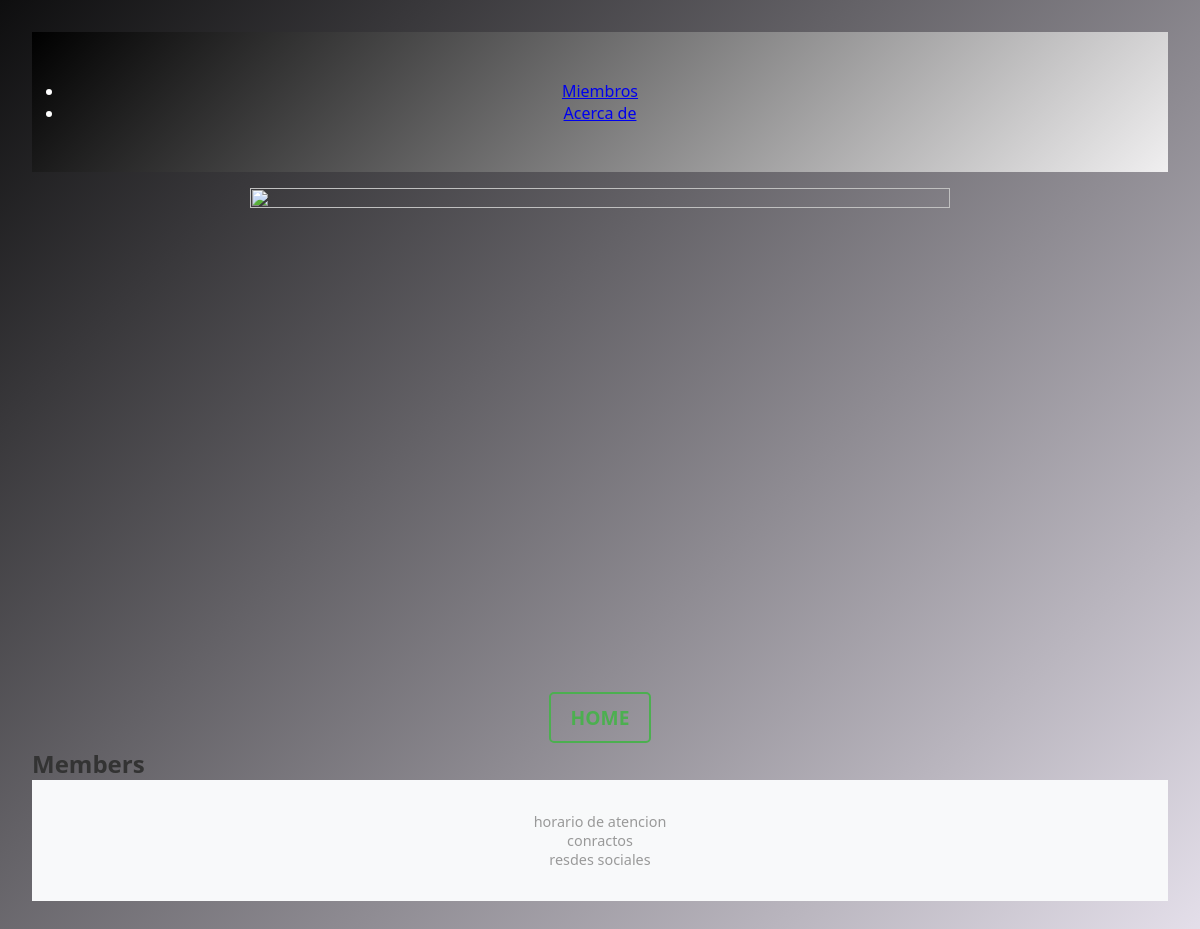
Before: /members/ with the older database file.
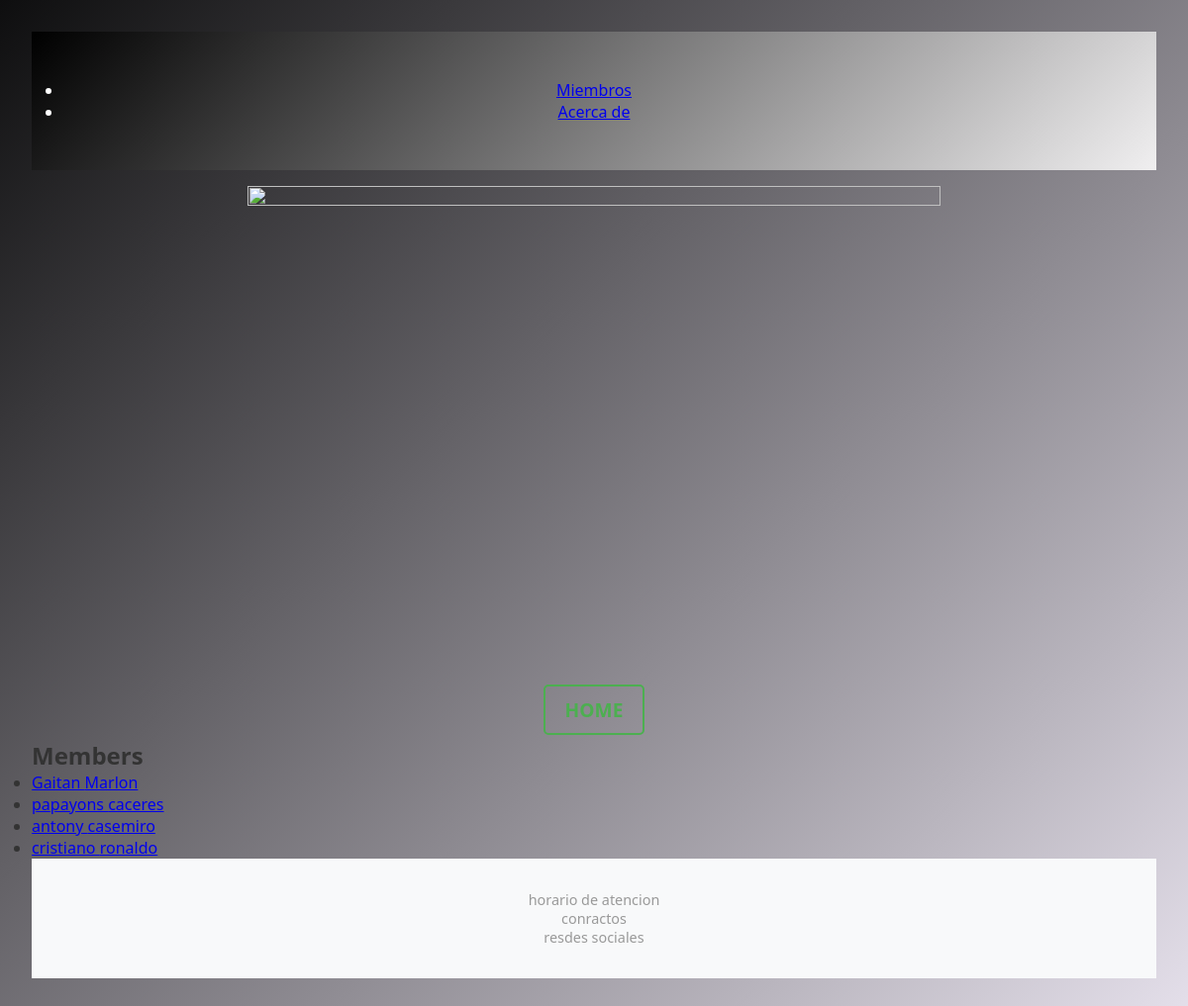
After: the same page with the newer database file.
### members/models.py (models this page shows, shortened)
class Member(models.Model):
  firstname = models.CharField(max_length=255)
  lastname = models.CharField(max_length=255)
  phone = models.IntegerField( null=True)
  joined_date = models.DateField(null=True)
  gmail = models.EmailField(max_length=100, null=True)
  genero = models.CharField (max_length=100,null=True)
  edad= models.IntegerField(max_length=3, null=True)

### members/views.py (the view)
# urls.py: path('members/', views.members, name='members'),
def members(request):
  mymembers = Member.objects.all().values()
  template = loader.get_template('all_members.html')
  context = {
    'mymembers': mymembers,
  }
  return HttpResponse(template.render(context, request))

### members/templates/all_members.html (shortened to what this page needs)
{% extends "master.html" %}
{% block content %}
<p  style="text-align: center; margin: 1em 0;"><a href="/" style="color: #4CAF50; text-decoration: none; font-weight: bold; font-size: 1.2em; padding: 0.5em 1em; border: 2px solid #4CAF50; border-radius: 5px; transition: all 0.3s ease; background-color: transparent;" onmouseover="this.style.backgroundColor='#4CAF50'; this.style.color='white';" onmouseout="this.style.backgroundColor='transparent'; this.style.color='#4CAF50';">HOME</a></p>
  <h1>Members</h1>
<ul>
  {% for member in mymembers %}
    <li><a href="details/{{ member.id }}">{{ member.firstname }} {{ member.lastname }}</a></li>
  {% endfor %}
</ul>
{% endblock %}

Changed rows visible on the page:
added Member: firstname "Gaitan", lastname "Marlon"
added Member: firstname "papayons", lastname "caceres"
added Member: firstname "antony", lastname "casemiro"
added Member: firstname "cristiano", lastname "ronaldo"
